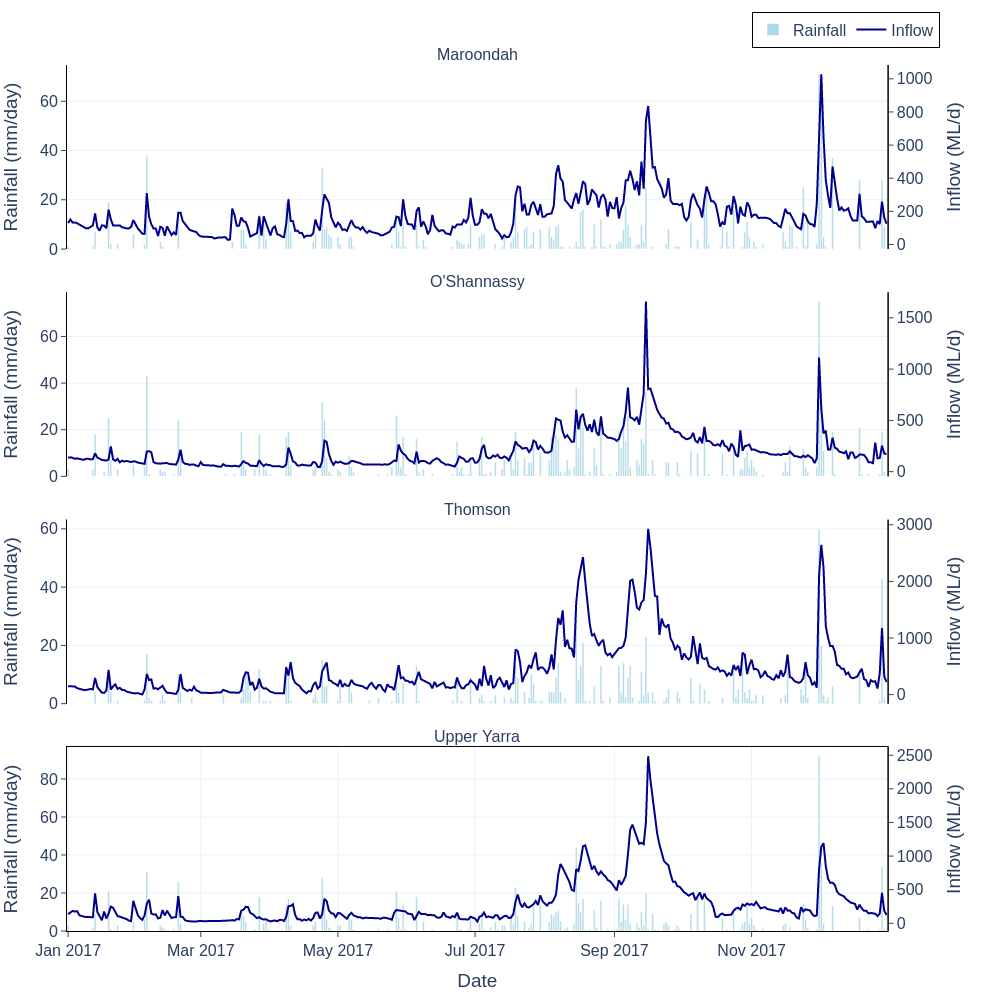

This figure's Python source:
# filename: rainfall_inflow_2017_faceted.py
import pandas as pd
import plotly.graph_objects as go
import plotly.subplots as sp
import plotly.io as pio

file_name = "MWC_raw_water_reservoirs_2015_2019.xlsx"

# Load relevant sheets
xls = pd.ExcelFile(file_name)
df_rainfall = pd.read_excel(xls, sheet_name="MajorCatchmentRainfal")
df_inflow = pd.read_excel(xls, sheet_name="MajorStorageStreamflow")

# Convert recorddate to datetime if not already
df_rainfall['recorddate'] = pd.to_datetime(df_rainfall['recorddate'])
df_inflow['recorddate'] = pd.to_datetime(df_inflow['recorddate'])

# Define target year range
start_date = pd.Timestamp("2017-01-01")
end_date = pd.Timestamp("2017-12-31")

# Filter to 2017 only
df_rainfall_2017 = df_rainfall[(df_rainfall['recorddate'] >= start_date) & (df_rainfall['recorddate'] <= end_date)]
df_inflow_2017 = df_inflow[(df_inflow['recorddate'] >= start_date) & (df_inflow['recorddate'] <= end_date)]

# Reservoirs of interest based on presence in both rainfall and inflow datasets
# Check dams in each
rainfall_dams = set(df_rainfall_2017['dam'].unique())
inflow_dams = set(df_inflow_2017['dam'].unique())
common_dams = sorted(list(rainfall_dams.intersection(inflow_dams)))

# Inner join rainfall and inflow on (recorddate, dam) to align daily data per reservoir
# Prepare inflow with simpler name for plotting
df_inflow_2017 = df_inflow_2017.rename(columns={"Streamflow into reservoir (ML/d)": "inflow_ML_d"})

merged_frames = []
for dam in common_dams:
    df_r = df_rainfall_2017[df_rainfall_2017['dam'] == dam].copy()
    df_i = df_inflow_2017[df_inflow_2017['dam'] == dam].copy()
    merged = pd.merge(df_r[['recorddate','dam','rainfall_mm']],
                      df_i[['recorddate','dam','inflow_ML_d']],
                      on=['recorddate','dam'], how='inner')
    merged_frames.append(merged)

df_plot = pd.concat(merged_frames, ignore_index=True)

# Prepare for faceted plot: one row per dam, shared x-axis
rows = len(common_dams)

# Create figure with subplots: vertically stacked with independent y-axes on left and right per subplot
fig = sp.make_subplots(
    rows=rows, cols=1, shared_xaxes=True, vertical_spacing=0.05,
    specs=[[{"secondary_y": True}] for _ in range(rows)],
    subplot_titles=common_dams
)

rainfall_color = 'lightblue'
inflow_color = 'darkblue'

for i, dam in enumerate(common_dams, start=1):
    df_sub = df_plot[df_plot['dam'] == dam]

    # Bar trace for rainfall (left y axis)
    fig.add_trace(go.Bar(
        x=df_sub['recorddate'],
        y=df_sub['rainfall_mm'],
        name='Rainfall',
        marker_color=rainfall_color,
        showlegend=(i==1),
        hovertemplate='%{x|%Y-%m-%d}<br>Rainfall: %{y} mm/day<br>',
    ), row=i, col=1, secondary_y=False)

    # Line trace for inflow (right y axis)
    fig.add_trace(go.Scatter(
        x=df_sub['recorddate'],
        y=df_sub['inflow_ML_d'],
        mode='lines',
        name='Inflow',
        line=dict(color=inflow_color, width=2),
        showlegend=(i==1),
        hovertemplate='%{x|%Y-%m-%d}<br>Inflow: %{y} ML/day<br>'
    ), row=i, col=1, secondary_y=True)

# Update axes labels
for i in range(1, rows+1):
    fig.update_yaxes(title_text="Rainfall (mm/day)", row=i, col=1, secondary_y=False,
                     showgrid=True, zeroline=False, linecolor='black', ticks='outside', mirror=True)
    fig.update_yaxes(title_text="Inflow (ML/d)", row=i, col=1, secondary_y=True,
                     showgrid=False, zeroline=False, linecolor='black', ticks='outside', mirror=True)

# X axis label on last subplot only
fig.update_xaxes(title_text="Date", row=rows, col=1,
                 showgrid=True, linecolor='black', ticks='outside', mirror=True)

# Layout updates: no overall title, font size 16, white background, black axis lines
fig.update_layout(
    height=250*rows,  # reasonable height per subplot
    template='plotly_white',
    font=dict(size=16),
    legend=dict(
        orientation='h',
        yanchor='bottom',
        y=1.02,
        xanchor='right',
        x=1,
        bordercolor='black',
        borderwidth=1,
    ),
    margin=dict(t=40,b=40,l=60,r=60)
)

# Save CSV containing date, dam, rainfall_mm, inflow_ML_d
csv_filename = "rainfall_inflow_2017_faceted.csv"
df_plot.to_csv(csv_filename, index=False)

# Save HTML & PNG
html_filename = "rainfall_inflow_2017_faceted.html"
png_filename = "rainfall_inflow_2017_faceted.png"
py_filename = "rainfall_inflow_2017_faceted.py"

pio.write_html(
    fig, file=html_filename,
    include_plotlyjs='cdn',
    full_html=True,
    config={'displayModeBar': True},
)

fig.write_image(png_filename, width=1000, height=250*rows, scale=1, engine='kaleido')

print(py_filename)
print(csv_filename)
print(html_filename)
print(png_filename)
